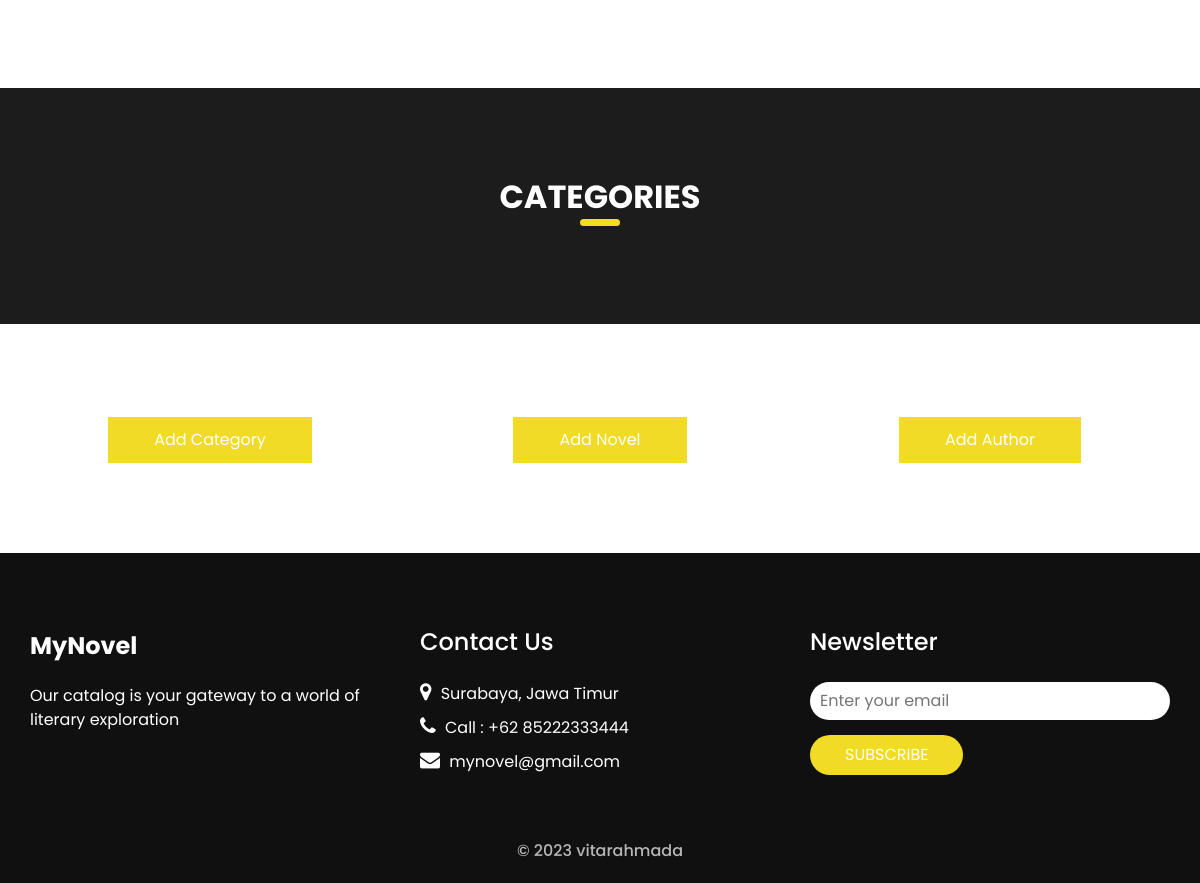
Before: / (lower part) with the older database file.
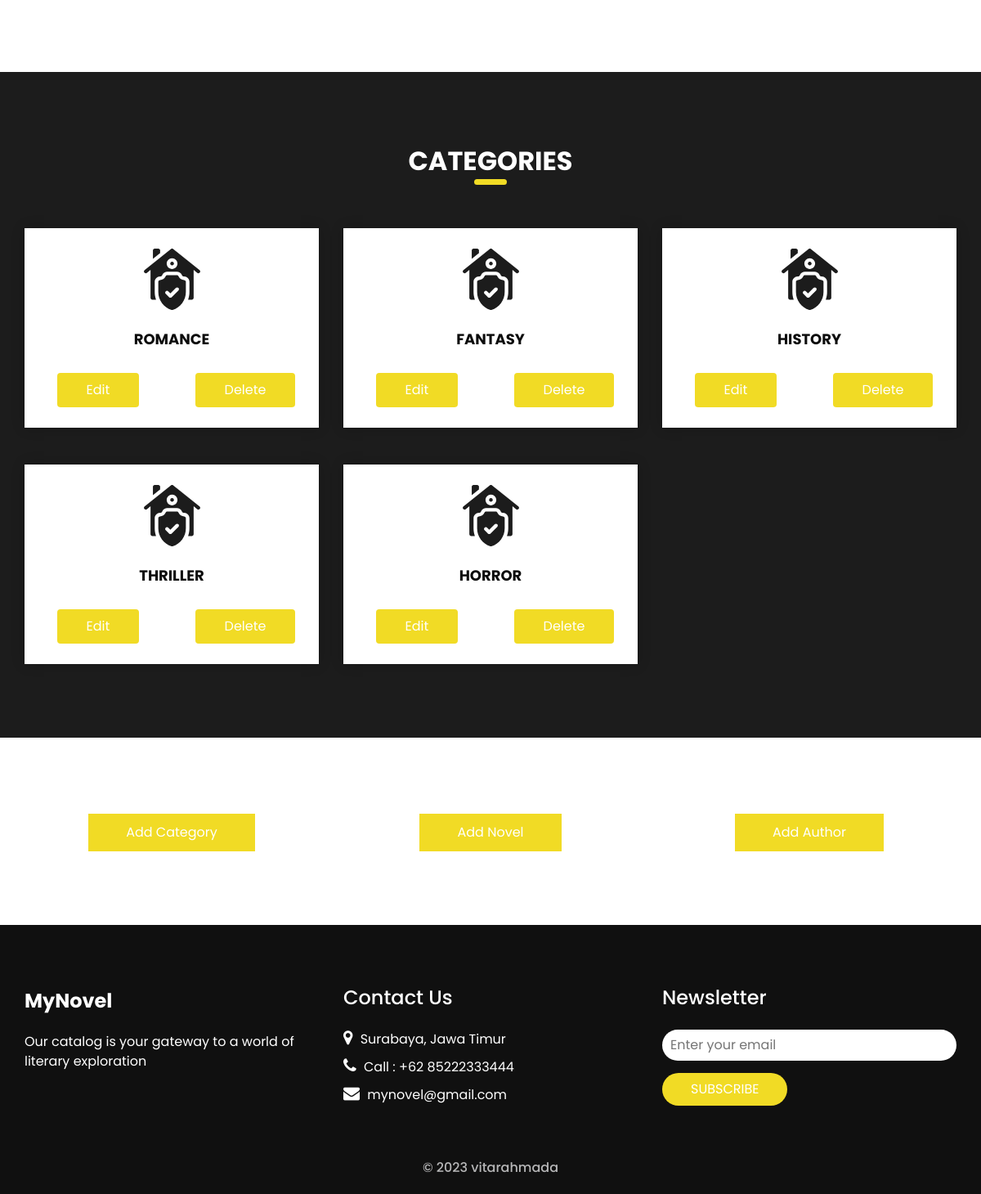
After: the same page with the newer database file.
### tables this page shows
CREATE TABLE `kategori` (
  `id_kategori` int(11) NOT NULL,
  `nama_kategori` varchar(255) NOT NULL
);

### index.php (the view, shortened to what this page needs)
<!DOCTYPE html>
<html>
<head>
  <link rel="stylesheet" type="text/css" href="css/bootstrap.css" />
  <link href="css/style.css" rel="stylesheet" />
  <link href="css/responsive.css" rel="stylesheet" />
</head>
<body>
  <section class="about_section layout_padding">
  </section>
  <section class="service_section layout_padding ">
    <div class="container">
      <div class="heading_container heading_center">
        <h2>
          CATEGORIES
        </h2>
      </div>
      <div class="row">
        <?php
        include "back-end/connection.php";
        $kategori = mysqli_query($connection, "SELECT * FROM kategori");
        foreach ($kategori as $key => $kategori1) {
        ?>
          <div class="col-md-4">
            <div class="box ">
              <div class="img-box">
              </div>
              <div class="detail-box">
                <h6>
                  <?php echo $kategori1["nama_kategori"]; ?>
                </h6>
                <div class="row">
                  <div class="col">
                    <a href="edit_kategori.php?id_kategori=<?php echo $kategori1["id_kategori"] ?>" class="btn">Edit</a>
                  </div>
                  <div class="col">
                    <a href="back-end/proses_delete_kategori.php?id_kategori=<?php echo $kategori1["id_kategori"] ?>" class="btn" onclick="return confirm('Are you sure you want to delete this item?');">Delete</a>
                  </div>
                </div>
              </div>
            </div>
          </div>
        <?php } ?>
      </div>
    </div>
  </section>
  <section class="team_section layout_padding pt-5">
    <div class="container">
      <div class="row">
        <div class="col-4">
          <div class="btn-box">
            <a href="add_kategori.php">
              Add Category
            </a>
          </div>
        </div>
        <div class="col-4">
          <div class="btn-box">
            <a href="add_novel.php">
              Add Novel
            </a>
          </div>
        </div>
        <div class="col-4">
          <div class="btn-box">
            <a href="add_penulis.php">
              Add Author
            </a>
          </div>
        </div>
      </div>
    </div>
  </section>
  <section class="info_section ">
    <div class="container">
      <div class="row">
        <div class="col-md-4">
          <div class="info_logo">
            <a class="navbar-brand" href="index.html">
              <span>
                MyNovel
              </span>
            </a>
            <p>
              Our catalog is your gateway to a world of literary exploration
            </p>
          </div>
        </div>
        <div class="col-md-4">
          <div class="info_info">
            <h5>
              Contact Us
            </h5>
          </div>
          <div class="info_contact">
            <a href="" class="">
              <i class="fa fa-map-marker" aria-hidden="true"></i>
              <span>
                Surabaya, Jawa Timur
              </span>
            </a>
            <a href="" class="">
              <i class="fa fa-phone" aria-hidden="true"></i>
              <span>
                Call : +62 85222333444
              </span>
            </a>
            <a href="" class="">
              <i class="fa fa-envelope" aria-hidden="true"></i>
              <span>
                mynovel@gmail.com
              </span>
            </a>
          </div>
        </div>
        <div class="col-md-4">
          <div class="info_form ">
            <h5>
              Newsletter
            </h5>
            <form action="#">
              <input type="email" placeholder="Enter your email">
              <button>
                Subscribe
              </button>
            </form>
          </div>
        </div>
      </div>
    </div>
  </section>
  <footer class="container-fluid footer_section">
    <p>
      &copy; <span id="currentYear"></span> vitarahmada
    </p>
  </footer>
</body>
</html>

Changed rows visible on the page:
added kategori: nama_kategori "ROMANCE"
added kategori: nama_kategori "FANTASY"
added kategori: nama_kategori "HISTORY"
added kategori: nama_kategori "THRILLER"
added kategori: nama_kategori "HORROR"
